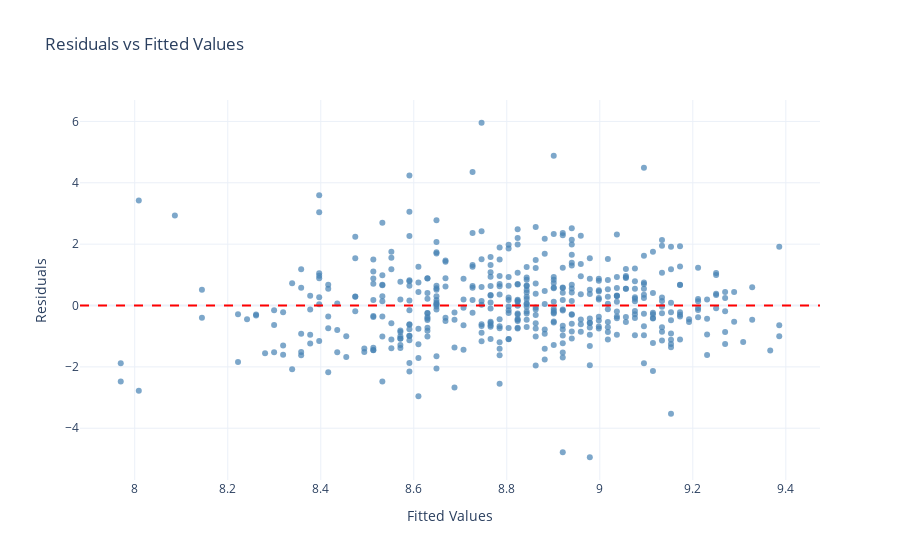

Write notebook code for a chart like this one.
### Markdown cell above
Apparently age is a poor predictor of the order of magnitude since:

- Age accounts for only 6% of the variation in the order of magnitude of the TMB. The other 94% is unexplained noise.
- The line is practically flat: Coef ≈ 0.02. This means the relationship is rather weak that a 10-year difference in age only changes the order of magnitude of mutations by 0.2.
- Note that after transforming the dependent variable into logrithmic scale, largely complicates the interpretation of the RMSE: long story short, a RMSE computed from a log-transformation looses its original units and cannot be interpreted anymore as number of mutations but as % of deviations from the geometric mean (which in our case translates into orders of magnitude of difference of error for TMB).

Still, we can look at the distribution of residuals, apparently there is homoskedasticity.

### Code cell
residuals = y_test - y_pred

fig_res = go.Figure()

fig_res.add_trace(go.Scatter(
    x=y_pred,
    y=residuals,
    mode='markers',
    name='Residuals',
    marker=dict(color='steelblue', opacity=0.7)
))

fig_res.add_hline(y=0, line_dash="dash", line_color="red")

fig_res.update_layout(
    title='Residuals vs Fitted Values',
    xaxis_title='Fitted Values',
    yaxis_title='Residuals',
    template='plotly_white'
)

fig_res.show()

### Figure 1 — Plotly figure (JSON) as saved in the notebook; plotly's stock layout.template omitted (floating-point values rounded to 4 significant figures; data arrays with more than 128 entries replaced by an {"elided": "..."} marker saying what was removed)
{"data": [{"marker": {"color": "steelblue", "opacity": 0.7}, "mode": "markers", "name": "Residuals", "type": "scatter", "x": {"elided": "457 float values"}, "y": {"elided": "457 float values"}}], "layout": {"shapes": [{"line": {"color": "red", "dash": "dash"}, "type": "line", "x0": 0, "x1": 1, "xref": "x domain", "y0": 0, "y1": 0, "yref": "y"}], "title": {"text": "Residuals vs Fitted Values"}, "xaxis": {"title": {"text": "Fitted Values"}}, "yaxis": {"title": {"text": "Residuals"}}}}
